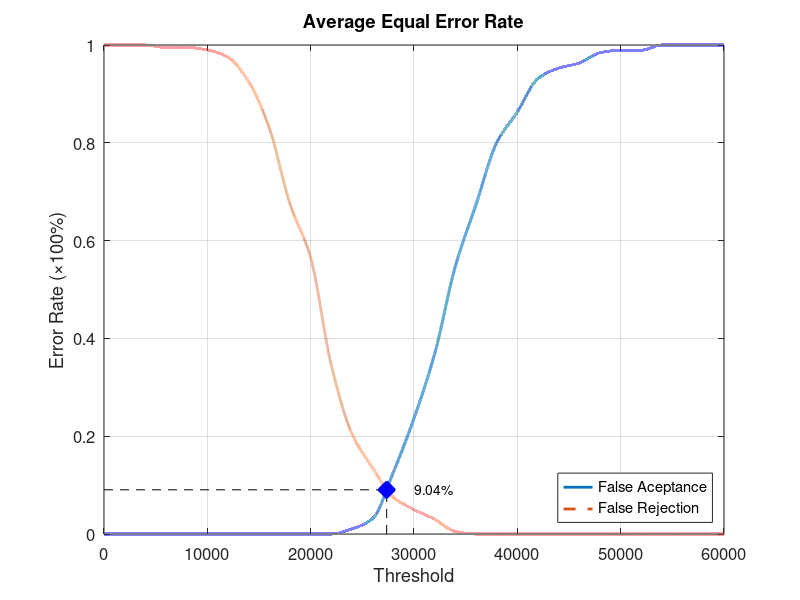
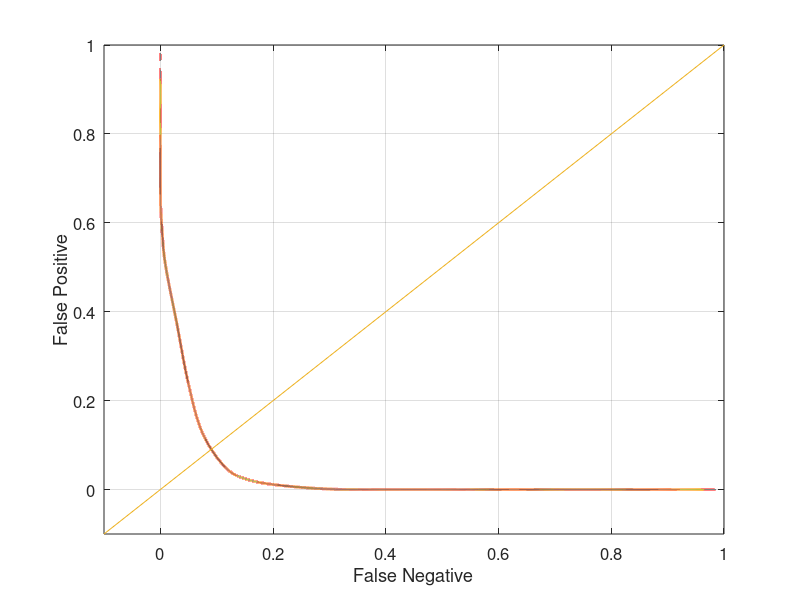

MATLAB code for these plots, in order:
function yEER = Database3_1
close all;
clear;
clc;
x = 0:2000:60000;
xq = 0:0.5:60000;

y0 = [0 0 0 0 0 0 0 0 0 0 0 0 0.0105263 0.0315789 0.126316 0.236842 0.368421 0.547368 0.673684 0.8 0.863158 0.931579 0.952632 0.963158 0.984211 0.989474 0.989474 1 1 1 1];
yy0 = interp1(x, y0, xq, 'pchip');
y1 = [1 1 1 0.995 0.995 0.99 0.975 0.925 0.83 0.675 0.565 0.345 0.205 0.135 0.075 0.05 0.03 0.005 0 0 0 0 0 0 0 0 0 0 0 0 0];
yy1 = interp1(x, y1, xq, 'pchip');

% Calculating EER: 
y2 = abs(y0 - y1);
find(y2 == min(y2))
yy2 = abs(yy0 - yy1);
xEER = find(yy2 == min(yy2));
xEERIndex = xq(xEER) % X-axis EER
yEER = yy0(xEER) % Y-axis EER

main = figure
plot(xq, yy0,'-','LineWidth', 2);	hold on
plot(xq, yy1,'--','LineWidth', 2);	hold on
plot([xEERIndex xEERIndex], [0 yEER], 'k--');	hold on
plot([0 xEERIndex], [yEER yEER], 'k--');	hold on
plot(xEERIndex, yEER, 'bx', 'LineWidth', 10);	hold on
text(xEERIndex + 10 * xEERIndex / 100, yEER, [num2str(round((10000 * yEER)) / 100) '%'])
legend('False Aceptance', 'False Rejection', 'Location', 'SouthEast')
xlabel('Threshold')
ylabel('Error Rate (\times100%)')
title('Average Equal Error Rate')
set(gca, 'FontSize', 12)
axis([0 60000 0 1])
grid on

print(main, 'Database3_1Main', '-dpng');
FNRxFPR = figure('Color', [1 1 1]);
plot(yy1, yy0, '-', yy1, yy0, 'LineWidth', 2);
hold on
y = -0.1:0.1:1
plot(y, y); 
set(gca, 'FontSize', 12)
xlabel('False Negative')
ylabel('False Positive')
axis([-0.1 1 -0.1 1])
set(gca, 'FontSize', 12)
grid on

print(FNRxFPR, 'Database3_1FNRxFPR','-dpng');
end
